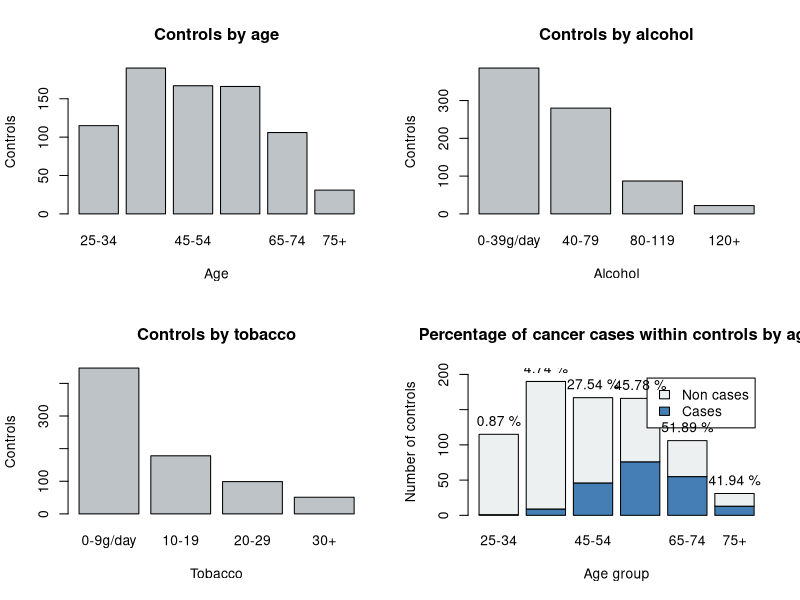
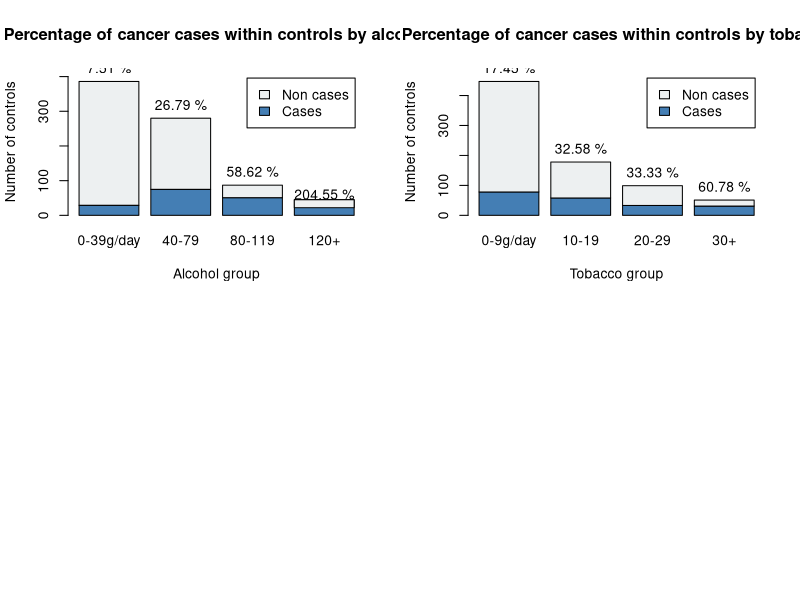
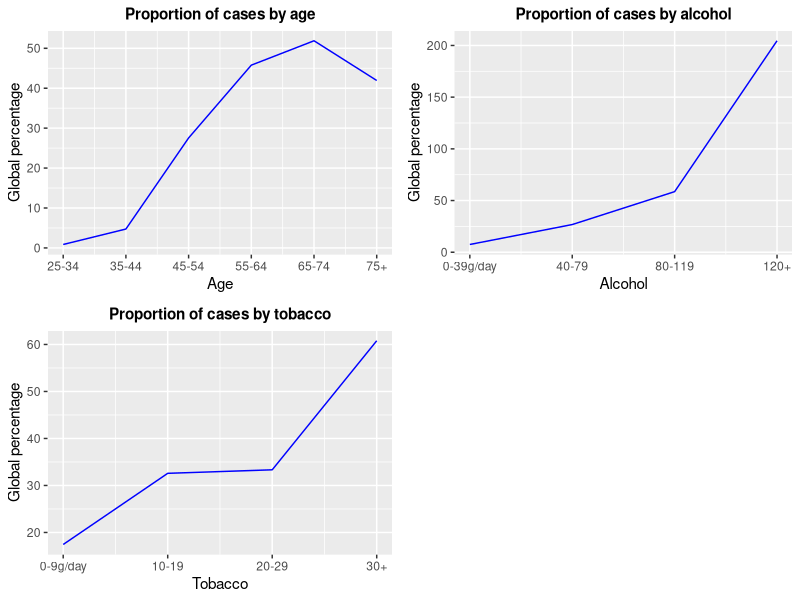

Reproduce these figures in R, in order. (Note: this script raises an error after producing the figures.)
## ---- chunk 1
knitr::opts_chunk$set(echo=TRUE, message=FALSE, warning=FALSE)
## ---- chunk 2
# Show the dataset shuffled, so that we see different age groups
set.seed(1)
random <- sample(nrow(esoph))
shuffled <- esoph[random,]
head(shuffled, 10)

cat("Number of combinations: ", dim(esoph)[1], "\nNumber of persons controlled: ",
    sum(esoph$ncontrols))
## ---- chunk 3
summary(esoph)
## ---- chunk 4
tapply(esoph$ncontrols, esoph$agegp, sum)
## ---- chunk 5
par(mfrow=c(2, 2)) 
barplot(tapply(esoph$ncontrols, esoph$agegp, sum), col="#BEC3C7",
        xlab="Age", ylab="Controls", main="Controls by age")
barplot(tapply(esoph$ncontrols, esoph$alcgp, sum), col="#BEC3C7",
        xlab="Alcohol", ylab="Controls", main="Controls by alcohol")
barplot(tapply(esoph$ncontrols, esoph$tobgp, sum), col="#BEC3C7",
        xlab="Tobacco", ylab="Controls", main="Controls by tobacco")
## ---- chunk 6
# Age
age.cases <- tapply(esoph$ncases, esoph$agegp, sum)
age.controls <- tapply(esoph$ncontrols, esoph$agegp, sum)
non_age.cases <- age.controls - age.cases
age.proportions <- age.cases / age.controls * 100
age.ylim <- c(0, 1.1 * max(age.controls))

# Alcohol
alc.cases <- tapply(esoph$ncases, esoph$alcgp, sum)
alc.controls <- tapply(esoph$ncontrols, esoph$alcgp, sum)
non_alc.cases <- alc.controls - alc.cases
alc.proportions <- alc.cases / alc.controls * 100
alc.ylim <- c(0, 1.1 * max(alc.controls))

# Tobacco
tob.cases <- tapply(esoph$ncases, esoph$tobgp, sum)
tob.controls <- tapply(esoph$ncontrols, esoph$tobgp, sum)
non_tob.cases <- tob.controls - tob.cases
tob.proportions <- tob.cases / tob.controls * 100
tob.ylim <- c(0, 1.1 * max(tob.controls))

# Plots
legend <- c("Cases", "Non cases")
colours <- c("#447EB4", "#EDF0F1")
ylab <- "Number of controls"

age.plot <- barplot(rbind(age.cases, non_age.cases), ylim=age.ylim, legend=legend,
                col=colours, xlab="Age group", ylab=ylab,
                main="Percentage of cancer cases within controls by age")
text(x=age.plot, y=age.controls, label=paste(round(age.proportions, 2), "%"), pos=3)

alc.plot <- barplot(rbind(alc.cases, non_alc.cases), ylim=alc.ylim, legend=legend,
                col=colours, xlab="Alcohol group", ylab=ylab,
                main="Percentage of cancer cases within controls by alcohol")
text(x=alc.plot, y=alc.controls, label=paste(round(alc.proportions, 2), "%"), pos=3)
## ---- chunk 7
tob.plot <- barplot(rbind(tob.cases, non_tob.cases), ylim=tob.ylim, legend=legend,
                col=colours, xlab="Tobacco group", ylab=ylab,
                main="Percentage of cancer cases within controls by tobacco")
text(x=tob.plot, y=tob.controls, label=paste(round(tob.proportions, 2), "%"), pos=3)
## ---- chunk 8
library(ggplot2)
library(ggpubr)

age.plot <- ggplot(as.data.frame(age.proportions), aes(x=c(0:5), y=age.proportions)) +
  geom_line(col="blue") + scale_x_continuous(labels=levels(esoph$age)) +
  labs(title="Proportion of cases by age", x="Age", y="Global percentage") +
  theme(plot.title=element_text(size=11, face="bold", hjust=0.5))
alc.plot <- ggplot(as.data.frame(alc.proportions), aes(x=c(0:3), y=alc.proportions)) +
  geom_line(col="blue") + scale_x_continuous(labels=levels(esoph$alcgp)) +
  labs(title="Proportion of cases by alcohol", x="Alcohol", y="Global percentage") +
  theme(plot.title=element_text(size=11, face="bold", hjust=0.5))
tob.plot <- ggplot(as.data.frame(tob.proportions), aes(x=c(0:3), y=tob.proportions)) +
  geom_line(col="blue") + scale_x_continuous(labels=levels(esoph$tobgp)) +
  labs(title="Proportion of cases by tobacco", x="Tobacco", y="Global percentage") +
  theme(plot.title=element_text(size=11, face="bold", hjust=0.5))

ggarrange(age.plot, alc.plot, tob.plot)
## ---- chunk 9
age <- as.numeric(esoph$agegp)
alcohol <- as.numeric(esoph$alcgp)
tobacco <- as.numeric(esoph$tobgp)
cases <- esoph$ncases / esoph$ncontrols

esoph.prop <- data.frame(age, alcohol, tobacco, cases)
summary(esoph.prop$cases)
## ---- chunk 10
esoph.prop.corr <- cor(esoph.prop)
esoph.prop.corr
## ---- chunk 11
cleanTable <- function(table, threshold, subst=NA, rev=FALSE) {
  for (i in seq(1, length(table[,1]))) {
		for (j in seq(1, length(table[1,]))) {
		  if (i == j ||
		      !is.null(threshold) &&
		      xor(rev, table[i, j] > -threshold && table[i, j] < threshold)) {
				table[i, j] <- subst
			}
		}
	}
	return (table)
}

# Masking low values
print(cleanTable(esoph.prop.corr, 0.5), digits=3, na.print=".")

# Graphically
library(corrplot)
esoph.prop.corr.plot <- cleanTable(esoph.prop.corr, NULL)
corrplot.mixed(as.matrix(esoph.prop.corr.plot), lower="color", upper="color",
               order="hclust", title="Correlation matrix", addCoef.col="black",
               tl.col="blue", tl.srt=45, mar=c(0,0,2,5))
## ---- chunk 12
cor.test(esoph.prop$age, esoph.prop$cases)
## ---- chunk 13
library(Hmisc)
print(cleanTable(rcorr(as.matrix(esoph.prop))$P, 0.05, rev=TRUE), digits=3, na.print=".")
## ---- chunk 14
esoph.prop.qual <- data.frame(esoph$agegp, esoph$alcgp, esoph$tobgp, esoph.prop$cases)
names(esoph.prop.qual) <- c("age", "alcohol", "tobacco", "cases")

age.alc <- ggplot(esoph.prop.qual, aes(alcohol, cases, fill=age)) +
  geom_bar(stat="identity", position="dodge") +
  labs(title="Age by alcohol", y="Cases proportion") +
  theme(plot.title=element_text(size=11, face="bold", hjust=0.5),
        axis.text=element_text(size=7))
alc.tob <- ggplot(esoph.prop.qual, aes(tobacco, cases, fill=alcohol)) +
  geom_bar(stat="identity", position="dodge") +
  labs(title="Alcohol by tobacco", y="Cases proportion") +
  theme(plot.title=element_text(size=11, face="bold", hjust=0.5),
        axis.text=element_text(size=7))
age.tob <- ggplot(esoph.prop.qual, aes(tobacco, cases, fill=age)) +
  geom_bar(stat="identity", position="dodge") +
  labs(title="Age by tobacco", y="Cases proportion") +
  theme(plot.title=element_text(size=11, face="bold", hjust=0.5),
        axis.text=element_text(size=7))

ggarrange(age.alc, alc.tob, age.tob)
## ---- chunk 15
y.age <- esoph.prop$age
X <- esoph.prop$cases

age.lm <- lm(X ~ y.age)
summary(age.lm)
## ---- chunk 16
# Age linear regression visualisation

# We remove 1 to start at 0 instead of 1, in order to plot the line from 0.
# As age is a qualitative variable, it does not change the model, only the intercept.
y.age <- y.age - 1

ggplot(esoph.prop, aes(x=y.age, y=X)) + geom_point(size=1) +
  geom_smooth(method="lm") + stat_regline_equation(label.x=0.1, label.y=0.35) +
  stat_sum() + scale_x_continuous(labels=levels(esoph$agegp)) +
  stat_summary(fun.data=mean_cl_normal, col="red", lwd=1.5, alpha=0.3) +
  labs(title="Linear Regression of cases by age group", x="Age Groups",
       y="Proportion of cancers (%)") + theme_bw() +
  theme(plot.title=element_text(size=14, face="bold", hjust=0.5))
## ---- chunk 17
# Alcohol linear regression
y.alc <- esoph.prop$alcohol

alc.lm <- lm(X ~ y.alc)
summary(alc.lm)

y.alc <- y.alc - 1
ggplot(esoph.prop, aes(x=y.alc, y=X)) + geom_point(size=1) +
  geom_smooth(method="lm") + stat_regline_equation(label.x=0.2, label.y=0.35) +
  stat_sum() + scale_x_continuous(labels=levels(esoph$alcgp)) +
  stat_summary(fun.data=mean_cl_normal, col="red", lwd=1.5, alpha=0.3) +
  labs(title="Linear Regression of cases by alcohol", x="Alcohol Groups",
       y="Proportion of cancers (%)") + theme_bw() +
  theme(plot.title=element_text(size=14, face="bold", hjust=0.5))
## ---- chunk 18
# Tobacco linear regression
y.tob <- esoph.prop$tobacco

tob.lm <- lm(X ~ y.tob)
summary(tob.lm)

y.tob <- y.tob - 1
ggplot(esoph.prop, aes(x=y.tob, y=X)) + geom_point(size=1) +
  geom_smooth(method="lm") + stat_regline_equation(label.x=0.2, label.y=0.5) +
  stat_sum() + scale_x_continuous(labels=levels(esoph$tobgp)) +
  stat_summary(fun.data=mean_cl_normal, col="red", lwd=1.5, alpha=0.3) +
  labs(title="Linear Regression of cases by tobacco", x="Tobacco Groups",
       y="Proportion of cancers (%)") + theme_bw() +
  theme(plot.title=element_text(size=14, face="bold", hjust=0.5))
## ---- chunk 19
lm <- lm(cases ~ age + alcohol + tobacco, data=esoph.prop)
summary(lm)
## ---- chunk 20
logist <- glm(cases ~ age + alcohol + tobacco, data=esoph.prop, family=binomial)
summary(logist)
## ---- chunk 21
lk.full <- -logist$deviance / 2
lk.null <- -logist$null.deviance / 2

logist.pseudo.rsq <- 1 - lk.full / lk.null

logist.p_value <- 1 - pchisq(2 * (lk.full - lk.null),
                             df=(length(logist$coefficients) - 1))

cat("R squared: ", logist.pseudo.rsq, "\np-value: ", logist.p_value)
## ---- chunk 22

prediction <- data.frame(prob=logist$fitted.values, cases=esoph.prop$cases)

# Add a column with samples indexes in order to plot the results.
prediction <- prediction[order(prediction$prob, decreasing=FALSE),]
prediction$index <- 1:nrow(prediction)

head(prediction)

ggplot(data=prediction, aes(x=index, y=prob)) +
	geom_point(aes(color=cases), shape=4, stroke=2) +
	labs(title="Predictions compared to observations",
	     x="Index of predictions", y="Predicted probability") +
  theme(plot.title=element_text(size=14, face="bold", hjust=0.5))
## ---- chunk 23
esoph.prop.precision <- ifelse(esoph.prop$cases > 0.5, 1, 0)
predict.precision <- ifelse(logist$fitted.values > 0.5, 1, 0)

mean(esoph.prop.precision == predict.precision)
## ---- chunk 24
for (i in esoph.prop$cases) {
  if (i < 0.25) { esoph.prop.precision[length(esoph.prop.precision)+1] <- 0.25 }
  else if (i < 0.5) { esoph.prop.precision[length(esoph.prop.precision)+1] <- 0.5 }
  else if (i < 0.75) { esoph.prop.precision[length(esoph.prop.precision)+1] <- 0.75 }
  else { esoph.prop.precision[length(esoph.prop.precision)+1] <- 1}
}

for (i in logist$fitted.values) {
  if (i < 0.25) { predict.precision[length(predict.precision)+1] <- 0.25 }
  else if (i < 0.5) { predict.precision[length(predict.precision)+1] <- 0.5 }
  else if (i < 0.75) { predict.precision[length(predict.precision)+1] <- 0.75 }
  else { predict.precision[length(predict.precision)+1] <- 1}
}

mean(esoph.prop.precision == predict.precision)
